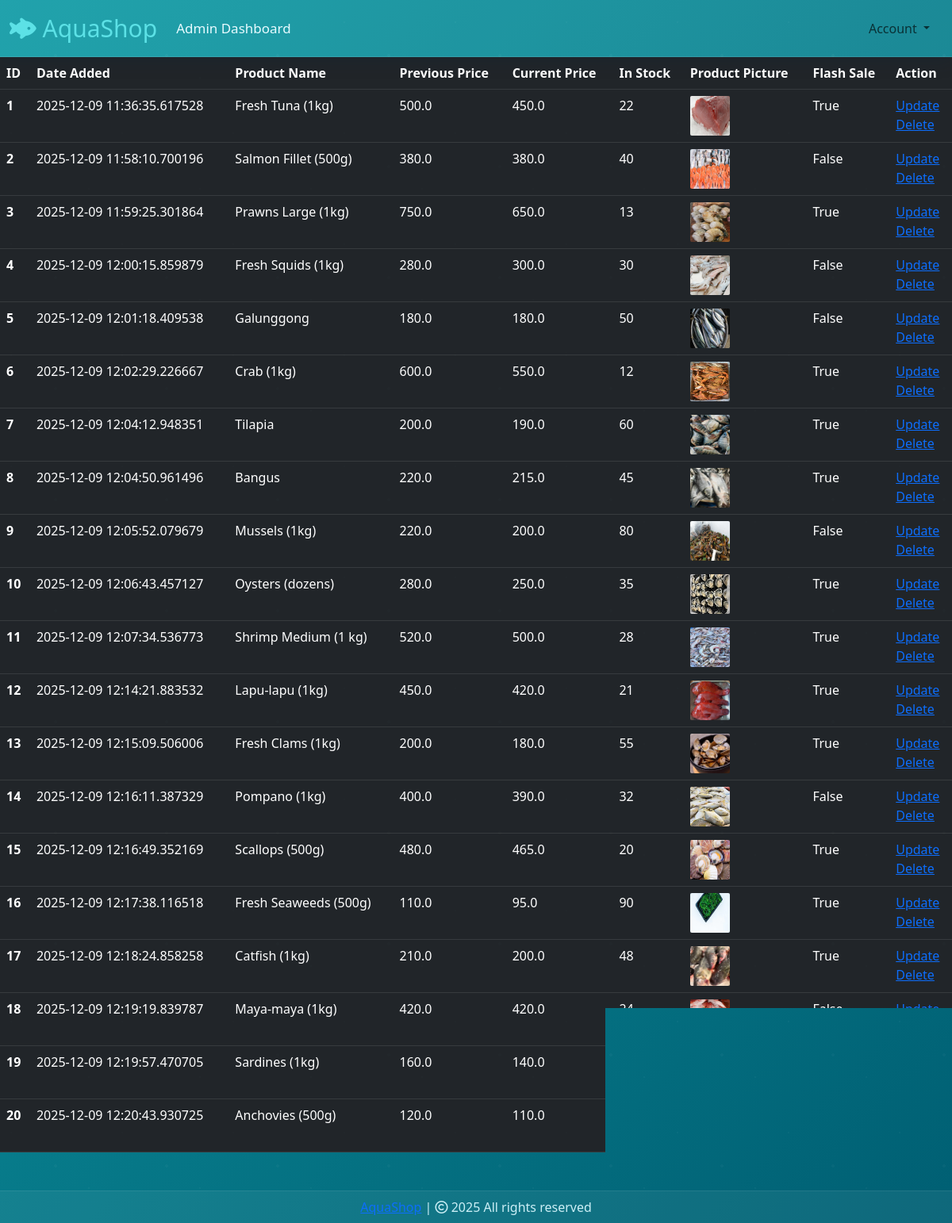
The page /shop-items (signed in) on the database its author committed.
### website/models.py (models this page shows, shortened)
class Product(db.Model):
    id = db.Column(db.Integer, primary_key=True)
    product_name = db.Column(db.String(100), nullable=False)
    current_price = db.Column(db.Float, nullable=False)
    previous_price = db.Column(db.Float, nullable=False)
    in_stock = db.Column(db.Integer, nullable=False)
    product_picture = db.Column(db.String(1000), nullable=False)
    flash_sale = db.Column(db.Boolean, default=False)
    date_added = db.Column(db.DateTime, default=datetime.utcnow)
    carts = db.relationship('Cart', backref='product', lazy=True)
    items = db.relationship('OrderItem', backref='product_info', lazy=True)

### website/admin.py (the view)
@admin.route('/shop-items', methods=['GET', 'POST'])
@login_required
def shop_items():
    if current_user.id == 1:
        items = Product.query.order_by(Product.date_added).all()
        return render_template('shop_items.html', items=items)
    return render_template('404.html')

### website/__init__.py (called while the page is built)
def create_app():
    app = Flask(__name__)
    app.config['SECRET_KEY'] = 'hbnwdvbn ajnbsjn ahe'
    app.config['SQLALCHEMY_DATABASE_URI'] = f'sqlite:///{DB_NAME}'
    db.init_app(app)
    @app.errorhandler(404)
    def page_not_found(error):
        return render_template('404.html')
    login_manager = LoginManager()
    login_manager.init_app(app)
    login_manager.login_view = 'auth.login'
    @login_manager.user_loader
    def load_user(id):
        return Customer.query.get(int(id))
    from .views import views
    from .auth import auth
    from .admin import admin
    from .models import Customer, Cart, Product, Order
    app.register_blueprint(views, url_prefix='/') # localhost:5000/about-us
    app.register_blueprint(auth, url_prefix='/') # localhost:5000/auth/change-password
    app.register_blueprint(admin, url_prefix='/')
    return app

### website/templates/shop_items.html (shortened to what this page needs)
{% extends 'base.html' %}
{% block body %}
{% if items | length < 1 %}
<h3 style="color: white;">No Shop Items </h3>
{% else %}
<table class="table table-dark table-hover">
    <thead>
        <tr>
            <th scope="col">ID</th>
            <th scope="col">Date Added</th>
            <th scope="col">Product Name</th>
            <th scope="col">Previous Price</th>
            <th scope="col">Current Price</th>
            <th scope="col">In Stock</th>
            <th scope="col">Product Picture</th>
            <th scope="col">Flash Sale</th>
            <th scope="col">Action</th>
        </tr>
    </thead>
    <tbody>
        {% for item in items %}
        <tr>
            <th scope="row">{{ item.id }}</th>
            <td>{{ item.date_added }}</td>
            <td>{{ item.product_name }}</td>
            <td>{{ item.previous_price }}</td>
            <td>{{ item.current_price }}</td>
            <td>{{ item.in_stock }}</td>
            <td><img src="{{ item.product_picture }}" alt="" style="height: 50px; width: 50px; border-radius: 2px;"></td>
            <td>{{ item.flash_sale }}</td>
            <td>
                <a href="/update-item/{{ item.id }}">Update</a>
                <br>
                <a href="/delete-item/{{ item.id }}">Delete</a>
            </td>
        </tr>
        {% endfor %}
    </tbody>
</table>
{% endif %}
{% endblock %}

### website/static/css/style.css (style rules this page uses)
.marine-bg { background: linear-gradient(135deg, #0f9ba5, #005f73); background-attachment: fixed; background-size: cover; min-height: 100vh; color: #eafcff; -webkit-font-smoothing: antialiased; -moz-osx-font-smoothing: grayscale; font-family: "Segoe UI", Tahoma, Geneva, Verdana, sans-serif; }
.marine-bg::before { content: ""; position: fixed; inset: 0; background-image: radial-gradient(circle at 10% 20%, rgba(255,255,255,0.03) 1px, transparent 1px), radial-gradient(circle at 80% 70%, rgba(255,255,255,0.03) 1.5px, transparent 1px), radial-gradient(circle at 50% 50%, rgba(255,255,255,0.03) 2px, transparent 1px); background-size: 140px 140px; pointer-events: none; z-index: 0; mix-blend-mode: overlay; }

### rows shown on the page
Product: id "1", date_added "2025-12-09 11:36:35.617528", product_name "Fresh Tuna (1kg)", previous_price "500.0", current_price "450.0", in_stock "22", product_picture (picture), flash_sale "True"
Product: id "2", date_added "2025-12-09 11:58:10.700196", product_name "Salmon Fillet (500g)", previous_price "380.0", current_price "380.0", in_stock "40", product_picture (picture), flash_sale "False"
Product: id "3", date_added "2025-12-09 11:59:25.301864", product_name "Prawns Large (1kg)", previous_price "750.0", current_price "650.0", in_stock "13", product_picture (picture), flash_sale "True"
Product: id "4", date_added "2025-12-09 12:00:15.859879", product_name "Fresh Squids (1kg)", previous_price "280.0", current_price "300.0", in_stock "30", product_picture (picture), flash_sale "False"
Product: id "5", date_added "2025-12-09 12:01:18.409538", product_name "Galunggong", previous_price "180.0", current_price "180.0", in_stock "50", product_picture (picture), flash_sale "False"
Product: id "6", date_added "2025-12-09 12:02:29.226667", product_name "Crab (1kg)", previous_price "600.0", current_price "550.0", in_stock "12", product_picture (picture), flash_sale "True"
Product: id "7", date_added "2025-12-09 12:04:12.948351", product_name "Tilapia", previous_price "200.0", current_price "190.0", in_stock "60", product_picture (picture), flash_sale "True"
Product: id "8", date_added "2025-12-09 12:04:50.961496", product_name "Bangus", previous_price "220.0", current_price "215.0", in_stock "45", product_picture (picture), flash_sale "True"
Product: id "9", date_added "2025-12-09 12:05:52.079679", product_name "Mussels (1kg)", previous_price "220.0", current_price "200.0", in_stock "80", product_picture (picture), flash_sale "False"
Product: id "10", date_added "2025-12-09 12:06:43.457127", product_name "Oysters (dozens)", previous_price "280.0", current_price "250.0", in_stock "35", product_picture (picture), flash_sale "True"
Product: id "11", date_added "2025-12-09 12:07:34.536773", product_name "Shrimp Medium (1 kg)", previous_price "520.0", current_price "500.0", in_stock "28", product_picture (picture), flash_sale "True"
Product: id "12", date_added "2025-12-09 12:14:21.883532", product_name "Lapu-lapu (1kg)", previous_price "450.0", current_price "420.0", in_stock "21", product_picture (picture), flash_sale "True"
Product: id "13", date_added "2025-12-09 12:15:09.506006", product_name "Fresh Clams (1kg)", previous_price "200.0", current_price "180.0", in_stock "55", product_picture (picture), flash_sale "True"
Product: id "14", date_added "2025-12-09 12:16:11.387329", product_name "Pompano (1kg)", previous_price "400.0", current_price "390.0", in_stock "32", product_picture (picture), flash_sale "False"
Product: id "15", date_added "2025-12-09 12:16:49.352169", product_name "Scallops (500g)", previous_price "480.0", current_price "465.0", in_stock "20", product_picture (picture), flash_sale "True"
Product: id "16", date_added "2025-12-09 12:17:38.116518", product_name "Fresh Seaweeds (500g)", previous_price "110.0", current_price "95.0", in_stock "90", product_picture (picture), flash_sale "True"
Product: id "17", date_added "2025-12-09 12:18:24.858258", product_name "Catfish (1kg)", previous_price "210.0", current_price "200.0", in_stock "48", product_picture (picture), flash_sale "True"
Product: id "18", date_added "2025-12-09 12:19:19.839787", product_name "Maya-maya (1kg)", previous_price "420.0", current_price "420.0", in_stock "24", product_picture (picture), flash_sale "False"
Product: id "19", date_added "2025-12-09 12:19:57.470705", product_name "Sardines (1kg)", previous_price "160.0", current_price "140.0", product_picture (picture)
Product: id "20", date_added "2025-12-09 12:20:43.930725", product_name "Anchovies (500g)", previous_price "120.0", current_price "110.0", product_picture (picture)
